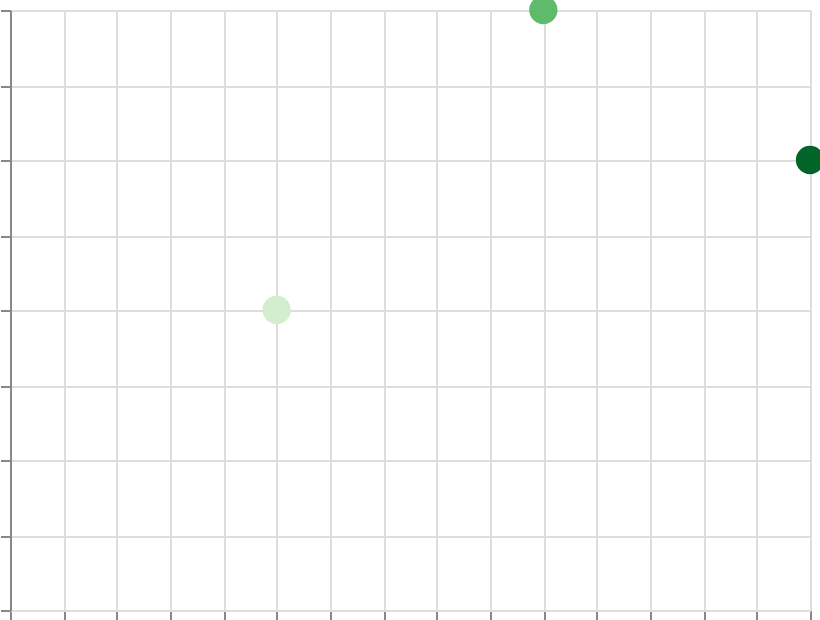

The Vega-Lite source for this figure:
### Vega specification from a JSON file in a GitHub repository (floating-point values rounded to 4 significant figures)
{"$schema": "https://vega.github.io/schema/vega/v6.json", "width": 400, "height": 300, "padding": 5, "autosize": "none", "data": [{"name": "table", "values": [{"x": 1, "y": 2, "val": 10}, {"x": 2, "y": 4, "val": 50}, {"x": 3, "y": 3, "val": 90}]}], "scales": [{"name": "x", "type": "linear", "domain": {"data": "table", "field": "x"}, "range": "width", "nice": true}, {"name": "y", "type": "linear", "domain": {"data": "table", "field": "y"}, "range": [{"signal": "height"}, 0], "nice": true}, {"name": "color", "type": "linear", "domain": {"data": "table", "field": "val"}, "range": {"scheme": "greens"}}], "marks": [{"type": "symbol", "from": {"data": "table"}, "encode": {"update": {"x": {"scale": "x", "field": "x"}, "y": {"scale": "y", "field": "y"}, "size": {"value": 200}, "fill": {"scale": "color", "field": "val"}}}}], "axes": [{"scale": "x", "orient": "bottom", "grid": true, "labels": false}, {"scale": "y", "orient": "left", "grid": true, "labels": false}], "legends": [{"fill": "color"}]}
